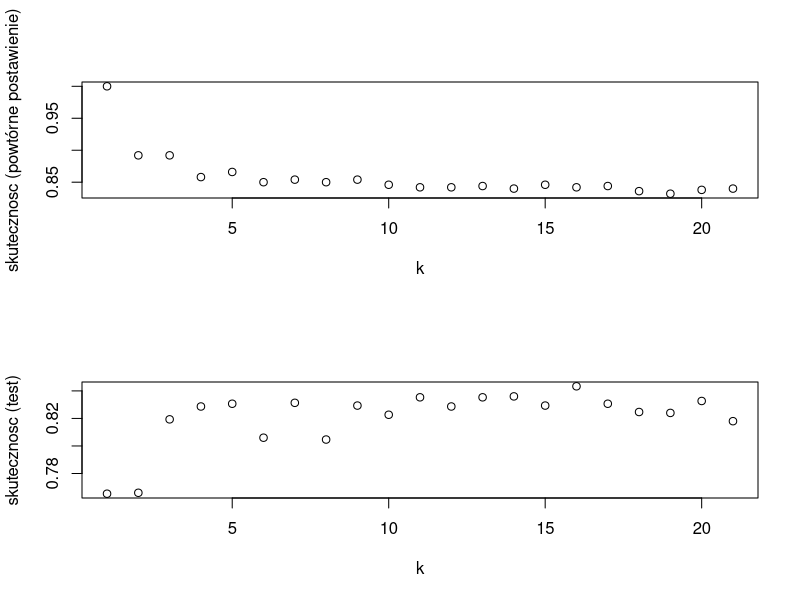
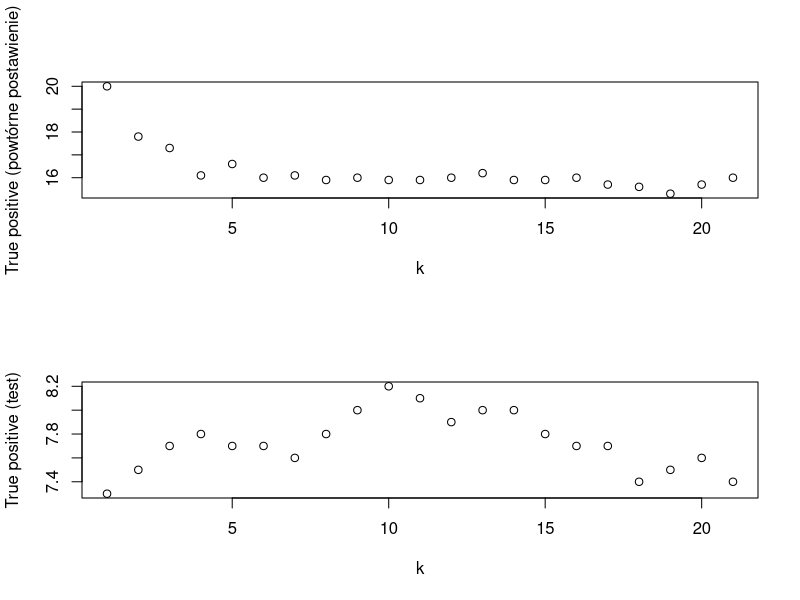
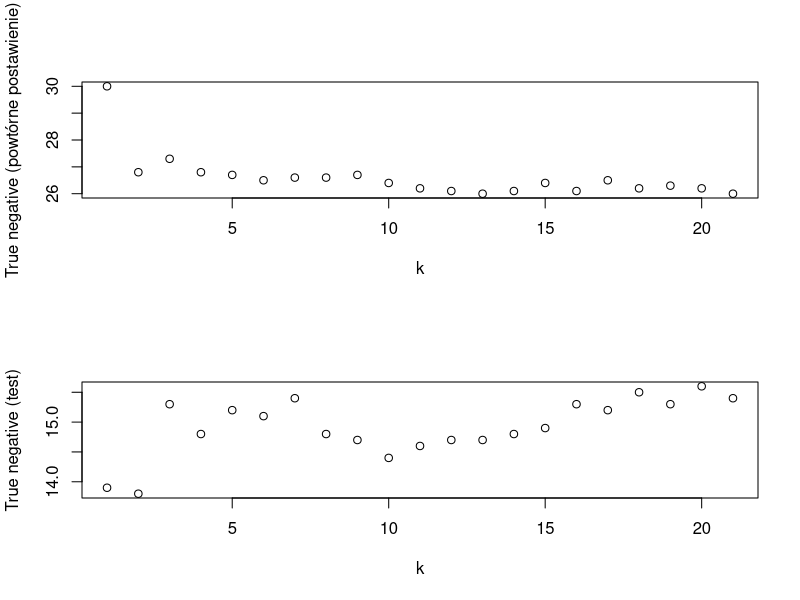

Here is the R script that generated these plots, in order:
library(MASS)
library(class)


#generowanie obserwacji o zadanych parametrach

draw.data.gauss <- function(S1, S2, m1, m2, n1, n2) {
  
  X1 <- mvrnorm(n1, m1, S1)
  X2 <- mvrnorm(n2, m2, S2)
  
  X1 <- data.frame(X1); colnames(X1) <- c("x", "y")
  X2 <- data.frame(X2); colnames(X2) <- c("x", "y")
  
  X1$class <- 1; X2$class <- 2
  
  data <- rbind(X1, X2); data$class <- factor(data$class)
  
  return(data)
}

# Parametry danych z rozkladu Gaussa
S1 <- matrix(c(4, 2, 2, 4), 2, 2)
S2 <- matrix(c(4, 2, 2, 2), 2, 2)

m1 <- c(-1, -1)
m2 <- c(2, 2)

n1 <- 30
n2 <- 20

# Generowanie obserwacji
data <- draw.data.gauss(S1, S2, m1, m2, n1, n2) 
dataTest <- draw.data.gauss(S1, S2, m1, m2, 10, 5) 


#fun spr skutecznosc

sk <- function(predictions, classes) {
  v <- sapply(1:length(predictions), function(x) {
    c(predictions[x] == classes[x],
      predictions[x] == classes[x] && classes[x] == 2,
      predictions[x] == classes[x] && classes[x] == 1)
  })
  return(c(length(v[1,][v[1,]==TRUE])/length(v[1,]),
           length(v[2,][v[2,]==TRUE]),
           length(v[3,][v[3,]==TRUE])))
}


k <- 1:21;
vect <- sapply(k, function(k) {
  class.knn <- knn(data[,1:2], data[,1:2], data$class, k)
  sk(class.knn, data$class)
})

dataTest <- draw.data.gauss(S1, S2, m1, m2, 100, 50) 
vect2 <- sapply(k, function(k) {
  class.knn <- knn(data[,1:2], dataTest[,1:2], data$class, k)
  sk(class.knn, dataTest$class)
})


for (val in c(1:(10-1))) {
  # Generowanie obserwacji
  data <- draw.data.gauss(S1, S2, m1, m2, n1, n2) 
  dataTest <- draw.data.gauss(S1, S2, m1, m2, 10, 5) 
  
  vect <- vect + sapply(k, function(k) {
    class.knn <- knn(data[,1:2], data[,1:2], data$class, k)
    sk(class.knn, data$class)
  })
  
  vect2 <- vect2 + sapply(k, function(k) {
    class.knn <- knn(data[,1:2], dataTest[,1:2], data$class, k)
    sk(class.knn, dataTest$class)
  })
}
vect2 <- vect2/10;
vect <- vect/10;

png("skutecznosc.png");
par(mfrow = c(2,1))
plot(k, vect[1,], xlab = "k", ylab = "skutecznosc (powtórne postawienie)")
plot(k, vect2[1,], xlab = "k", ylab = "skutecznosc (test)")
dev.off()

png("TP.png");
par(mfrow = c(2,1))
plot(k, vect[2,], xlab = "k", ylab = "True positive (powtórne postawienie)")
plot(k, vect2[2,], xlab = "k", ylab = "True positive (test)")
dev.off()

png("TN.png");
par(mfrow = c(2,1))
plot(k, vect[3,], xlab = "k", ylab = "True negative (powtórne postawienie)")
plot(k, vect2[3,], xlab = "k", ylab = "True negative (test)")
dev.off()

